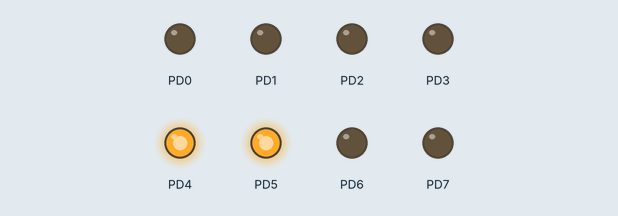
Simulated run of this program. Board: ATmega32, built with avr-gcc and emulated at 8 MHz. Shown: output pins drawn as LEDs (lit = HIGH).

Above: at 0.05 s.
At 0.45 s:
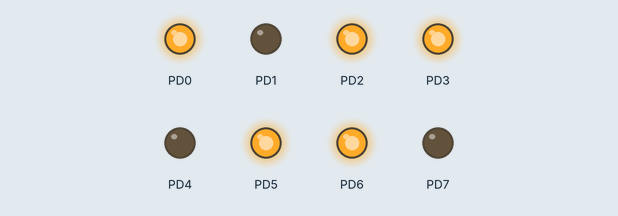
At 0.75 s:
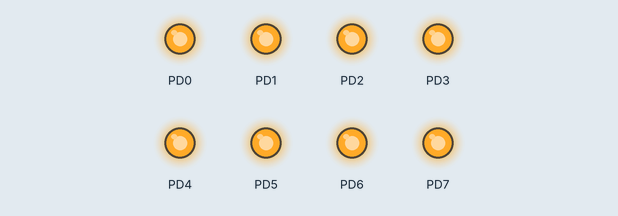
At 1.45 s:
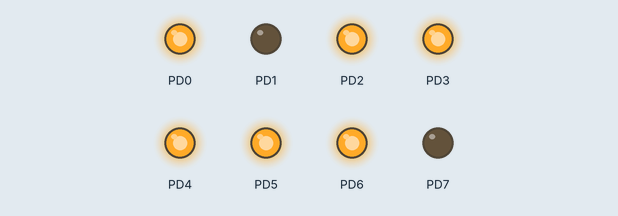
At 2.15 s:
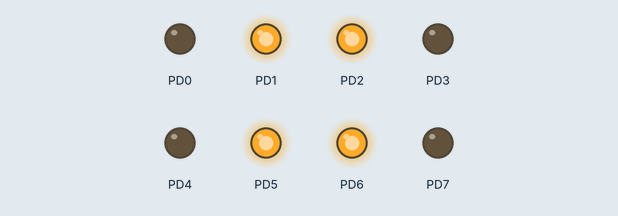
At 2.85 s:
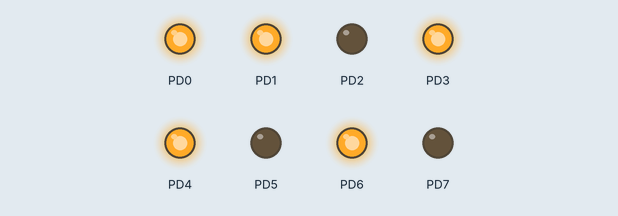
Timing chart, 0 to 3.1 s (numbered marks = the images above):
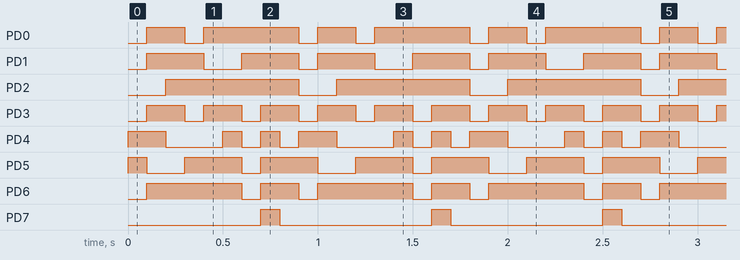

Measured:
- by itself, PD0: repeats every 0.90 s: LOW 0.10 s, HIGH 0.50 s, LOW 0.10 s, HIGH 0.20 s
- by itself, PD1, PD5: repeats every 0.90 s: LOW 0.20 s, HIGH 0.30 s, LOW 0.10 s, HIGH 0.30 s
- by itself, PD2: alternates HIGH for 0.70 s and LOW for 0.20 s
- by itself, PD3: alternates HIGH for 0.20 s and LOW for 0.10 s
- by itself, PD4: repeats every 0.90 s: LOW 0.30 s, 2 × (HIGH 0.10 s, LOW 0.10 s), HIGH 0.20 s
- by itself, PD6: repeats every 0.90 s: LOW 0.10 s, HIGH 0.20 s, LOW 0.10 s, HIGH 0.50 s
- by itself, PD7: alternates HIGH for 0.10 s and LOW for 0.80 s

The program:

main.c
```c
/*
 * main.c

 *
 *  Created on: Jan 24, 2024
 *      Author: Elbaghdadi
 */

#include<avr/io.h>
#include <util/delay.h>

int main(void)
{


	DDRD  =0b11111111;

while(1)
{
	PORTD =0b00110000;
	_delay_ms(100);


	PORTD =0b01011011;
	_delay_ms(100);


	PORTD =0b01001111;
	_delay_ms(100);


	PORTD =0b01100110;
	_delay_ms(100);


	PORTD =0b01101101;
	_delay_ms(100);

	PORTD =0b01111101;
	_delay_ms(100);

	PORTD =0b00000111;
	_delay_ms(100);

	PORTD =0b11111111;
	_delay_ms(100);

	PORTD =0b01101111;
	_delay_ms(100);
}


	while(1)
	{

	}
}
```
